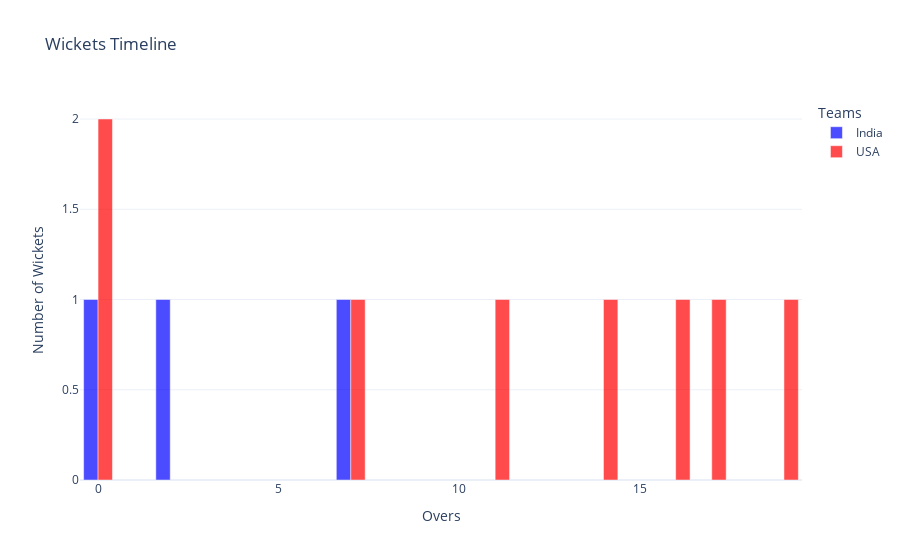

Source (notebook cell):
### Code cell
fig = go.Figure()

fig.add_trace(go.Bar(
    x=india_wickets.index,
    y=india_wickets.values,
    name='India',
    marker_color='blue',
    opacity=0.7
))

fig.add_trace(go.Bar(
    x=usa_wickets.index,
    y=usa_wickets.values,
    name='USA',
    marker_color='red',
    opacity=0.7
))

fig.update_layout(
    title='Wickets Timeline',
    xaxis_title='Overs',
    yaxis_title='Number of Wickets',
    barmode='group',
    template='plotly_white',
    legend_title='Teams'
)

fig.show()

### Figure 1 — Plotly figure (JSON) as saved in the notebook; plotly's stock layout.template omitted (floating-point values rounded to 4 significant figures)
{"data": [{"marker": {"color": "blue"}, "name": "India", "opacity": 0.7, "type": "bar", "x": [0, 2, 7], "y": [1, 1, 1]}, {"marker": {"color": "red"}, "name": "USA", "opacity": 0.7, "type": "bar", "x": [0, 7, 11, 14, 16, 17, 19], "y": [2, 1, 1, 1, 1, 1, 1]}], "layout": {"barmode": "group", "legend": {"title": {"text": "Teams"}}, "title": {"text": "Wickets Timeline"}, "xaxis": {"title": {"text": "Overs"}}, "yaxis": {"title": {"text": "Number of Wickets"}}}}
